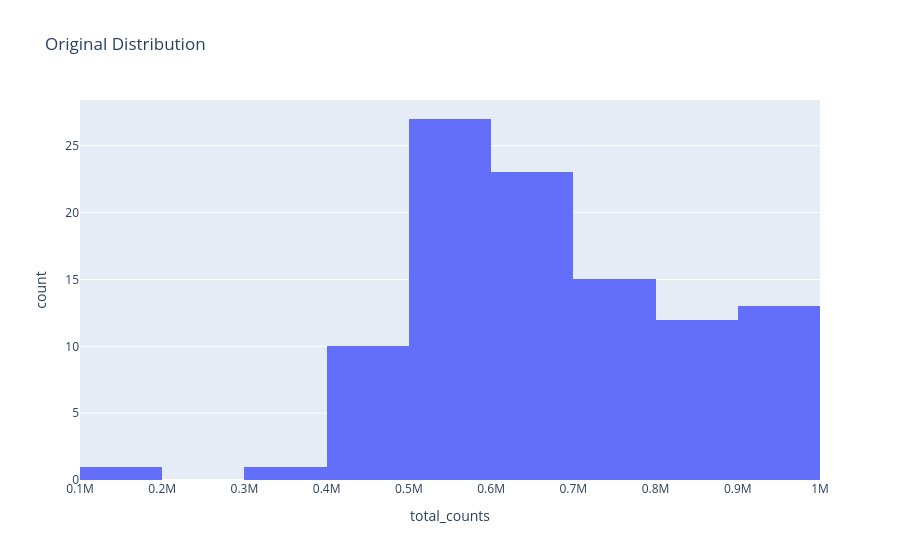

Notebook source saved alongside this figure:
### Markdown cell above
Normalize

### Code cell
##### original Distrubution ######
# p1 = sns.histplot(adata.obs["total_counts"], bins=100, kde=False)
fig = px.histogram(adata.obs["total_counts"], x="total_counts", title="Original Distribution")
fig.show()
